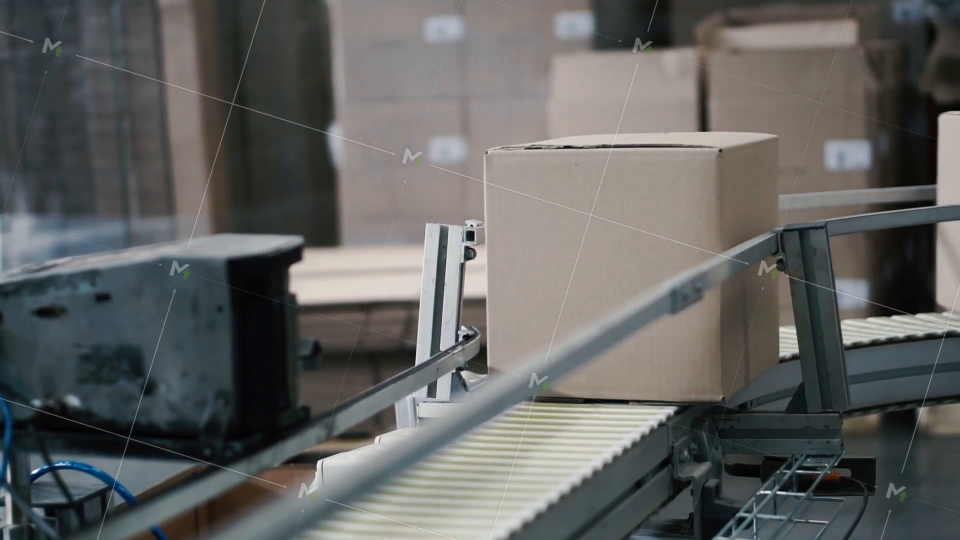
#> input picture frame 40 of data/conveyor.mp4, 1920 x 1080 px, given in place of the camera (shown at 1/2 size)
$ python shoot_checkerboard.py   (older library calls are emulated)
#> lines starting #> are read from the running program, lines starting #| are printed output that depends on the picture; after the words box and inside, x2 and y2 are one past the last pixel; in counts of white or black regions, pixels touching at a corner belong together
"""
Guided checkerboard capture for Module B - so you do not have to know how to take calibration photos.

    python tools/shoot_checkerboard.py

It shows a live camera preview with the checkerboard drawn on top. Move your real printed board (or a
laptop/tablet showing checkerboard_9x6.png) behind the phone until the board fills the dashed guide.
The tool then:

  * locks on only when the board is detected, big enough, sharp and a genuinely NEW viewpoint,
  * counts down 3-2-1 and saves the shot automatically,
  * refuses near-duplicate shots, because 14 copies of one pose calibrate worse than 8 varied ones,
  * tells you what to do next ("tilt left", "move closer", "move up") instead of silently saving junk.

Keys:
    SPACE  force-save the current frame anyway (bypasses the quality gate)
    g      toggle the guide overlay
    d      delete the last saved shot
    r      reset, delete every shot taken in this session
    q/ESC  quit and print the calibrate.py command to run next

Flat-vs-tilted matters, so the first three shots are asked for FLAT (board square to the camera) and the
rest are asked for TILTED. A flat board alone cannot separate k1 from k2 from k3 - all three are radial.

Nothing is calibrated here. This only collects the photos; run module_B_calibration/calibrate.py after.
"""
import argparse
import sys
import time
from pathlib import Path

import cv2
import numpy as np

ROOT = Path(__file__).resolve().parents[1]
OUT = ROOT / "data" / "checkerboard"

KEY_SPACEBAR, KEY_Q, KEY_ESC = 32, ord("q"), 27

BAR = "=" * 68


def board_guide(w, h, shrink=0.86):
    """Aspect-correct guide box in pixel coords for a 9x6-inner-corner board (10x7 squares)."""
    bw = int(w * shrink)
    bh = int(bw * 7 / 10)
    if bh > int(h * shrink):
        bh = int(h * shrink)
        bw = int(bh * 10 / 7)
    x0 = (w - bw) // 2
    y0 = (h - bh) // 2
    return x0, y0, bw, bh


def draw_text(img, text, org, scale=0.5, color=(255, 255, 255), thick=1):
    cv2.putText(img, text, org, cv2.FONT_HERSHEY_SIMPLEX, scale, (0, 0, 0), thick + 2, cv2.LINE_AA)
    cv2.putText(img, text, org, cv2.FONT_HERSHEY_SIMPLEX, scale, color, thick, cv2.LINE_AA)


def detect(g, pattern):
    ok, c = cv2.findChessboardCorners(g, pattern, cv2.CALIB_CB_ADAPTIVE_THRESH | cv2.CALIB_CB_NORMALIZE_IMAGE)
    if not ok:
        return None
    crit = (cv2.TERM_CRITERIA_EPS + cv2.TERM_CRITERIA_MAX_ITER, 40, 1e-3)
    return cv2.cornerSubPix(g, c, (11, 11), (-1, -1), crit)


# [87 lines left out: functions sharpness, pose, too_similar, not called in this run]


def main():
    ap = argparse.ArgumentParser()
    ap.add_argument("--camera", type=int, default=0)
    ap.add_argument("--pattern", default="9x6")
    ap.add_argument("--out", default=str(OUT))
    ap.add_argument("--target", type=int, default=15)
    ap.add_argument("--min-area", type=float, default=0.10, help="min board area as a fraction of frame")
    ap.add_argument("--min-sharp", type=float, default=60.0)
    # Thresholds are in the units pose() reports and were calibrated against measured behaviour, not
    # guessed: a square-on board reads 0 tilt / 0 roll, while 30 deg of pitch or yaw reads only ~3-6
    # deg of tilt (see pose's docstring). Roll is the far stronger signal, hence the looser tilt gate.
    ap.add_argument("--flat-tilt", type=float, default=2.0, help="max tilt for the first 3 flat shots")
    ap.add_argument("--flat-roll", type=float, default=4.0, help="max roll for the first 3 flat shots")
    ap.add_argument("--min-tilt", type=float, default=1.5, help="min tilt once flat shots are done")
    ap.add_argument("--min-roll", type=float, default=6.0, help="min roll once flat shots are done")
    ap.add_argument("--cooldown", type=float, default=2.0, help="seconds between auto-captures")
    ap.add_argument("--width", type=int, default=1280, help="requested capture width")
    ap.add_argument("--height", type=int, default=720, help="requested capture height")
    ap.add_argument("--no-preview", action="store_true",
                    help="headless: no cv2.imshow window, status printed to the console instead")
    ap.add_argument("--warmup", type=float, default=0.0,
                    help="seconds to wait before accepting shots, so the board can be positioned first")
    ap.add_argument("--max-seconds", type=float, default=300.0,
                    help="hard stop, so headless mode always terminates on its own")
    args = ap.parse_args()

    cols, rows = map(int, args.pattern.lower().split("x"))
    pattern = (cols, rows)

    out = Path(args.out)
    out.mkdir(parents=True, exist_ok=True)

    print(BAR)
    print("  Guided checkerboard capture - Module B")
    print(BAR)
    print(f"  pattern {cols}x{rows} inner corners  ->  board is {(cols + 1)}x{(rows + 1)} squares")
    print(f"  saving to {out}")
    print()
    print("  BEFORE YOU START")
    print("    1. Print data/checkerboard/checkerboard_9x6.pdf at 100 % / 'Actual size'.")
    print("       Measure the red bar with a ruler: it must be 100 mm. If it is not, the whole")
    print("       calibration is wrong by that ratio, so fix the print scale first.")
    print("    2. Stick the board to something flat and RIGID (cardboard). Bent board = bad corners.")
    print("    3. You do NOT need a printer: open checkerboard_9x6.png on a laptop/tablet screen and")
    print("       lay it flat on the belt. It is less sharp than paper but it does work.")
    print("    4. Use the SAME camera for this and for the conveyor video, at the same height.")
    print()
    print("  FIRST SHOT IS SPECIAL - it defines the belt plane, so it is saved as belt_00.png.")
    print("    Lay the board FLAT ON THE MOVING BELT (or the belt surface), camera looking down at it")
    print("    the same way as the conveyor video. Do NOT hold it in your hand at an angle: the rest of")
    print("    the board photos are then free to be tilted, but this one must show the belt itself.")
    print()
    print("  Then hold the board up to the camera and move it as instructed on screen.")
    print("  SPACE=save anyway  g=guide  d=undo  r=reset  q=quit")
    print(BAR)

    cap = cv2.VideoCapture(args.camera)
    if not cap.isOpened():
        sys.exit(f"ERROR: cannot open camera {args.camera}. Close any app using it (Teams/Zoom/Meet) and retry.")
    # Ask for HD explicitly.  Many webcams hand OpenCV a 640x480 default while happily supplying
    # 720p, and 9x6 inner corners on a board that has to fill the frame need the pixels.
    cap.set(cv2.CAP_PROP_FRAME_WIDTH, args.width)
    cap.set(cv2.CAP_PROP_FRAME_HEIGHT, args.height)
    w = int(cap.get(cv2.CAP_PROP_FRAME_WIDTH)) or 640
    h = int(cap.get(cv2.CAP_PROP_FRAME_HEIGHT)) or 480
    print(f"  camera {args.camera}: {w}x{h}" + (f"  (asked for {args.width}x{args.height})"
                                              if (w, h) != (args.width, args.height) else ""))
    if w < 1280:
        print(f"  NOTE: {w}x{h} is low for 9x6 corners. Workable if the board fills the frame;")
        print("        a 1080p/720p webcam or a phone gives a better-conditioned calibration.")

    saved_poses, saved_files = [], []
    show_guide = True
    last_auto = 0.0
    countdown, countdown_start = None, 0.0
    message, message_until = "", time.time() + 6
    status = "READY"
    # cv2.imshow needs an interactive window station.  It fails outright on some setups, and because
    # this tool is built around a live preview that failure was total - the camera worked but not one
    # photo could be taken.  Headless mode keeps every quality gate and just reports to the console.
    headless = args.no_preview
    t_start = time.time()
    last_status = None

    if headless and args.warmup > 0:
        print(f"  [warmup] {args.warmup:.0f}s - position the board now, capture starts after this.")
        while time.time() - t_start < args.warmup:
            ok, frame = cap.read()
            if not ok:
                sys.exit("ERROR: camera stopped delivering frames during warmup.")
            time.sleep(0.03)
        print("  [warmup] done - capturing now.")

    while True:
        if headless and time.time() - t_start > args.max_seconds:
            print(f"\n  [stop] {args.max_seconds:.0f}s elapsed - stopping with {len(saved_files)} shot(s)")
            break
        ok, frame = cap.read()
#> frame is the input picture: shape (1080, 1920, 3); mean B, G, R 96.8, 98.6, 98
        if not ok:
            print("\n  camera stopped delivering frames - quitting.")
            break

        raw = frame.copy()  # untouched camera frame; `frame` gets annotated for display and must
        # never be saved, because the guide shading and the corner markers drawn on it corrupt the
        # very features calibrate.py has to find and refine.

        g = cv2.cvtColor(frame, cv2.COLOR_BGR2GRAY)
        corners = detect(g, pattern)
#> in detect, `ok, c = cv2.findChessboardCorners(g, pattern, cv2.CALIB_CB_ADAPTIVE_TH..`: ok = False; c = None
#> corners = None

        area_frac = tilt = roll = sharp = 0.0
        pc = None
        if corners is not None:
            pc = pose(corners, w, h, pattern)
            area_frac, tilt, roll, cx, cy = pc
            sharp = sharpness(g, corners)
            cv2.drawChessboardCorners(frame, pattern, corners.astype(np.int32), True)

        n = len(saved_files)
        is_flat_shot = n < 3

        if corners is None:
            status, ok_to_shoot = "BOARD NOT FOUND  - show the whole board", False
        else:
            if area_frac < args.min_area:
                status, ok_to_shoot = "MOVE CLOSER", False
            elif sharp < args.min_sharp:
                status, ok_to_shoot = "HOLD STEADY / TAP TO FOCUS", False
            elif n == 0 and (tilt > args.flat_tilt or roll > args.flat_roll):
                status, ok_to_shoot = "LAY IT FLAT ON THE BELT (this shot defines the belt plane)", False
            elif is_flat_shot and (tilt > args.flat_tilt or roll > args.flat_roll):
                status, ok_to_shoot = "HOLD THE BOARD FLAT (square to the camera)", False
            elif not is_flat_shot and tilt < args.min_tilt and roll < args.min_roll:
                status, ok_to_shoot = "TILT OR ROLL THE BOARD (any new angle)", False
            elif too_similar(pc, saved_poses):
                status, ok_to_shoot = "NEW ANGLE NEEDED (this one is taken)", False
            else:
                status, ok_to_shoot = "LOOKING GOOD", True

        if headless:
            # Only report on a change, or a held-pose status would scroll a thousand lines.
            line = f"{len(saved_files):2d}/{args.target}  {status}"
            if status != last_status:
                if corners is not None:
                    line += (f"   [area {area_frac * 100:.0f}%  tilt {tilt:.1f}  "
                             f"roll {roll:.0f}  sharp {sharp:.0f}]")
                print("  " + line)
                last_status = status

        now = time.time()
        if ok_to_shoot and now - last_auto > args.cooldown:
            if countdown is None:
                countdown, countdown_start = 3, now
        else:
            countdown = None

        # ---- overlay -----------------------------------------------------------
        if show_guide:
            x0, y0, bw, bh = board_guide(w, h)
            shade = frame.copy()
            cv2.rectangle(shade, (0, 0), (w, y0), (0, 0, 0), -1)
            cv2.rectangle(shade, (0, y0 + bh), (w, h), (0, 0, 0), -1)
            cv2.rectangle(shade, (0, y0), (x0, y0 + bh), (0, 0, 0), -1)
            cv2.rectangle(shade, (x0 + bw, y0), (w, y0 + bh), (0, 0, 0), -1)
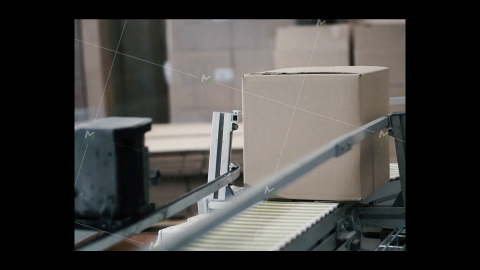
#> shade: shape (1080, 1920, 3) (shown at 1/4 size); mean B, G, R 64, 66.2, 67.5
            frame = cv2.addWeighted(shade, 0.45, frame, 0.55, 0)
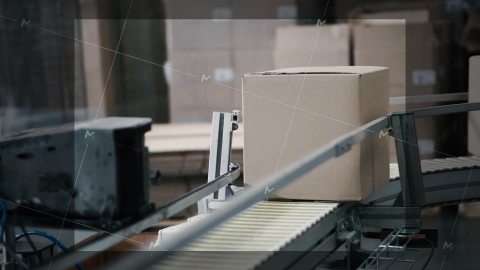
#> frame: shape (1080, 1920, 3) (shown at 1/4 size); mean B, G, R 82.1, 84, 84.3
            col = (0, 230, 0) if ok_to_shoot else (0, 165, 255)
            cv2.rectangle(frame, (x0, y0), (x0 + bw, y0 + bh), col, 2)
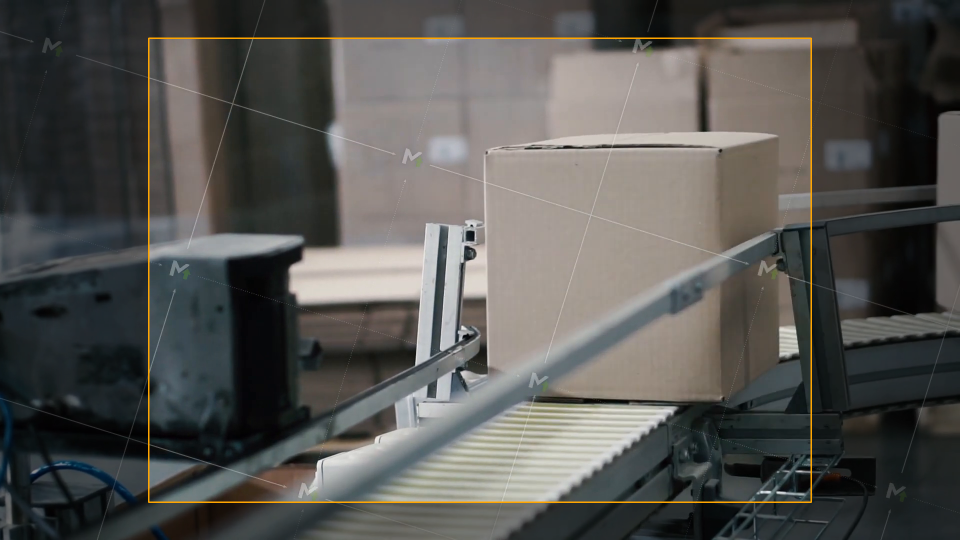
#> frame: shape (1080, 1920, 3) (shown at 1/2 size); 0.65% of pixels changed, all inside (x1, y1, x2, y2) = (296, 75, 1624, 1006)

        good_col = (0, 230, 0) if ok_to_shoot else (0, 140, 255)
        draw_text(frame, f"{n}/{args.target} saved", (14, 34), 0.85, (255, 255, 255), 2)
        draw_text(frame, status, (14, 68), 0.72, good_col, 2)
        # The first shot must show the board lying flat on the belt: that single view is what
        # calibrate.py takes the belt's homography from, so it is deliberately a different instruction
        # from the rest of the session rather than "the first of three similar flat shots".
        if n == 0:
            want = "1st shot: LAY THE BOARD FLAT ON THE BELT (saves as belt_00.png)"
            draw_text(frame, want, (14, h - 22), 0.55, (0, 230, 255), 1)
#> call 3 of draw_text, with org = (14, 1058), scale = 0.55, color = (0, 230, 255), thick = 1
#> in draw_text (call 3), `cv2.putText(img, text, org, cv2.FONT_HERSHEY_SIMPLEX, scale, color, th..`:
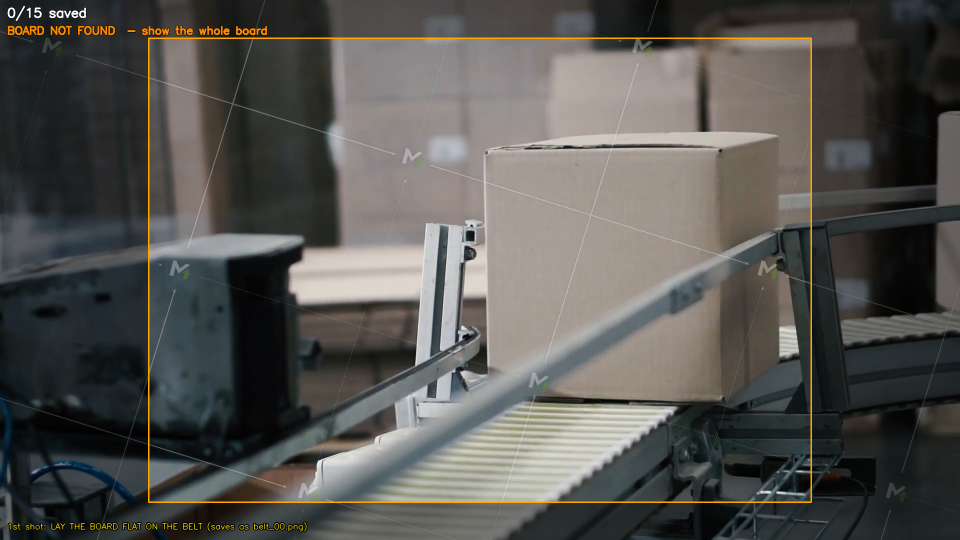
#> img: shape (1080, 1920, 3) (shown at 1/2 size); mean B, G, R 81.5, 85, 86.1
        elif is_flat_shot:
            want = f"{3 - n} flat shot(s) left - board square to the camera, vary the distance"
            draw_text(frame, want, (14, h - 22), 0.6, (220, 220, 220), 1)
        else:
            want = "now TILT or ROLL the board to a new angle each time"
            draw_text(frame, want, (14, h - 22), 0.6, (220, 220, 220), 1)
        if corners is not None:
            draw_text(frame, f"area {area_frac * 100:.0f}%   tilt {tilt:.1f}deg   roll {roll:.0f}deg   "
                             f"sharp {sharp:.0f}", (14, h - 52), 0.6, (220, 220, 220), 1)

        if countdown is not None:
            left = countdown - (now - countdown_start)
            cv2.circle(frame, (w // 2, h // 2), 46, (0, 0, 0), -1)
            draw_text(frame, str(int(np.ceil(left))), (w // 2 - 16, h // 2 + 20), 1.6, (0, 255, 255), 3)
            if left <= 0:
                cnt = int(np.count_nonzero([p.stem.startswith("board_") for p in out.glob("board_*.png")]))
                name = "belt_00.png" if n == 0 else f"board_{cnt:02d}.png"
                cv2.imwrite(str(out / name), raw)
                saved_poses.append(pc)
                saved_files.append(name)
                message = f"saved {name}"
                if headless:
                    print(f"  >>> SAVED {name}   ({len(saved_files)}/{args.target})")
                message_until = now + 2.5
                last_auto, countdown = now, None

        if message_until > now and message:
            draw_text(frame, message, (14, 100), 0.72, (0, 255, 0), 2)

        k = -1
        if not headless:
            cv2.imshow("Module B - checkerboard capture", frame)
            k = cv2.waitKey(1) & 0xFF
#> (key q is pressed here)

        if k in (KEY_Q, KEY_ESC):
            break
        if k == KEY_SPACEBAR and corners is not None:
            cnt = int(np.count_nonzero([p.stem.startswith("board_") for p in out.glob("board_*.png")]))
            name = "belt_00.png" if not saved_files else f"board_{cnt:02d}.png"
            cv2.imwrite(str(out / name), raw)
            saved_poses.append(pc)
            saved_files.append(name)
            message = f"saved {name} (forced)"
            message_until = time.time() + 2.5
        if k == ord("g"):
            show_guide = not show_guide
        if k == ord("d") and saved_files:
            gone = saved_files.pop()
            saved_poses.pop()
            (out / gone).unlink(missing_ok=True)
            message = f"deleted {gone}"
            message_until = time.time() + 2.0
        if k == ord("r") and saved_files:
            for f in saved_files:
                (out / f).unlink(missing_ok=True)
            saved_files, saved_poses = [], []
            message, message_until = "session reset", time.time() + 2.0

    cap.release()
    if not headless:
        try:
            cv2.destroyAllWindows()
        except cv2.error:
            # Some opencv-python builds ship without any highgui backend, in which case imshow
            # could never have worked either.  Nothing to tear down, so this is not worth failing on.
            pass

    print(BAR)
    print(f"  saved {len(saved_files)} shot(s) to {out}:")
    for f in saved_files:
        print(f"    {f}")
    print()
    if len(saved_files) < 10:
        print(f"  TOO FEW for a stable calibration - calibrate.py needs >= 10 detected boards.")
        print(f"  You have {len(saved_files)}. Run this again and take the rest.")
    else:
        print("  Good. Now calibrate:")
        print(f'    python module_B_calibration/calibrate.py --images "{out}" --pattern {cols}x{rows} \\')
        print(f"        --square-mm 25 --belt-image belt_00.png")
        print()
        print("  Then measure a box:")
        print("    python module_B_calibration/measure_box.py --ref-px 357 218 --ref-cm 30 20 --unk-px 200 120")
        print()
        print("  And run the pipeline with real centimetres:")
        print("    python pipeline.py --video data/conveyor.mp4 --box-height-cm H")
        print("    (H = the height of your box's top face above the belt, in cm)")
    print(BAR)


if __name__ == "__main__":
    main()

$ run again, starting later in the video
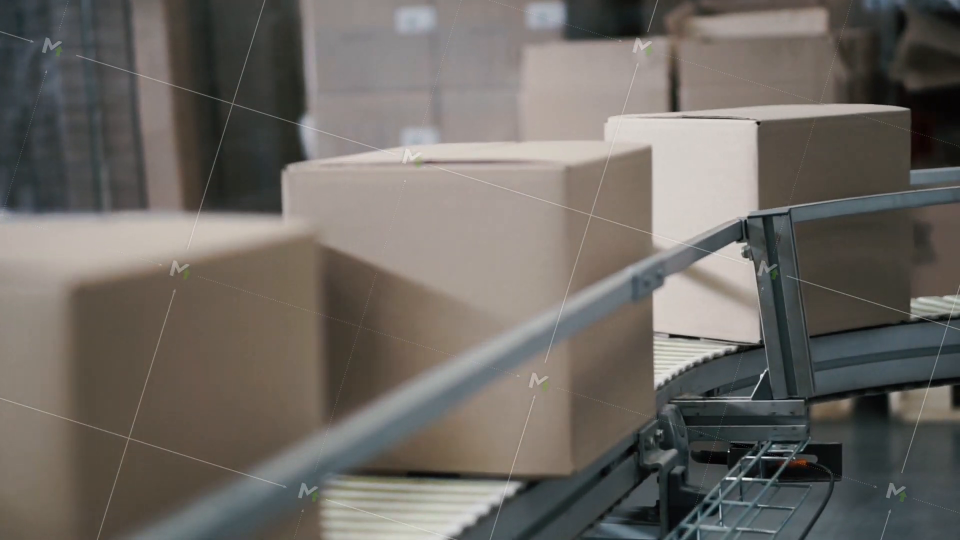
#> input picture frame 180 of data/conveyor.mp4, 1920 x 1080 px, given in place of the camera (shown at 1/2 size)
#> in main, frame is the input picture: shape (1080, 1920, 3); mean B, G, R 99.7, 105, 109.4
#> ok = False; c = None
#> in main, `cv2.rectangle(shade, (x0 + bw, y0), (w, y0 + bh), (0, 0, 0), -1)`:
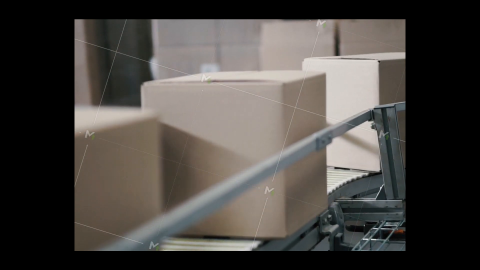
#> shade: shape (1080, 1920, 3) (shown at 1/4 size); mean B, G, R 65.7, 69.5, 73.4
#> in draw_text (call 3), `cv2.putText(img, text, org, cv2.FONT_HERSHEY_SIMPLEX, scale, color, th..`:
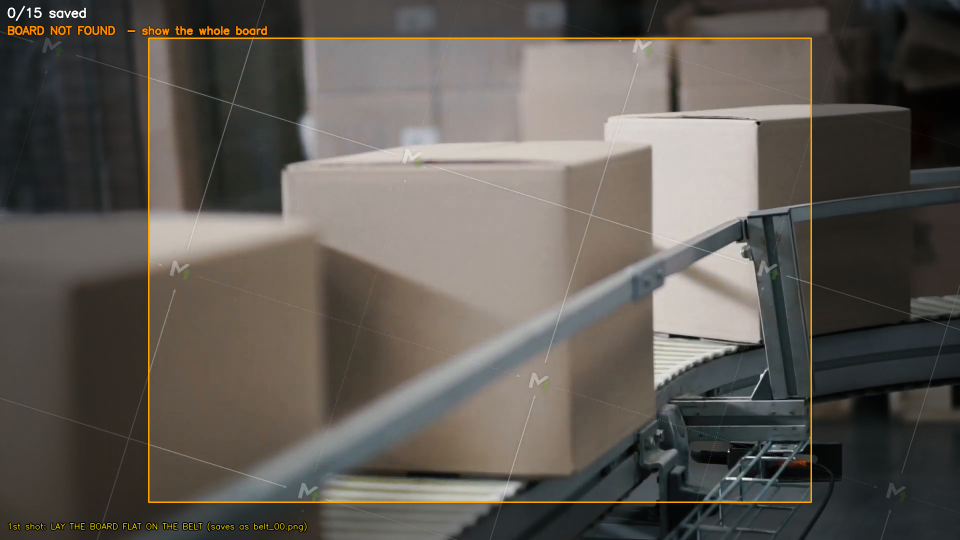
#> img: shape (1080, 1920, 3) (shown at 1/2 size); mean B, G, R 83.8, 90, 95
